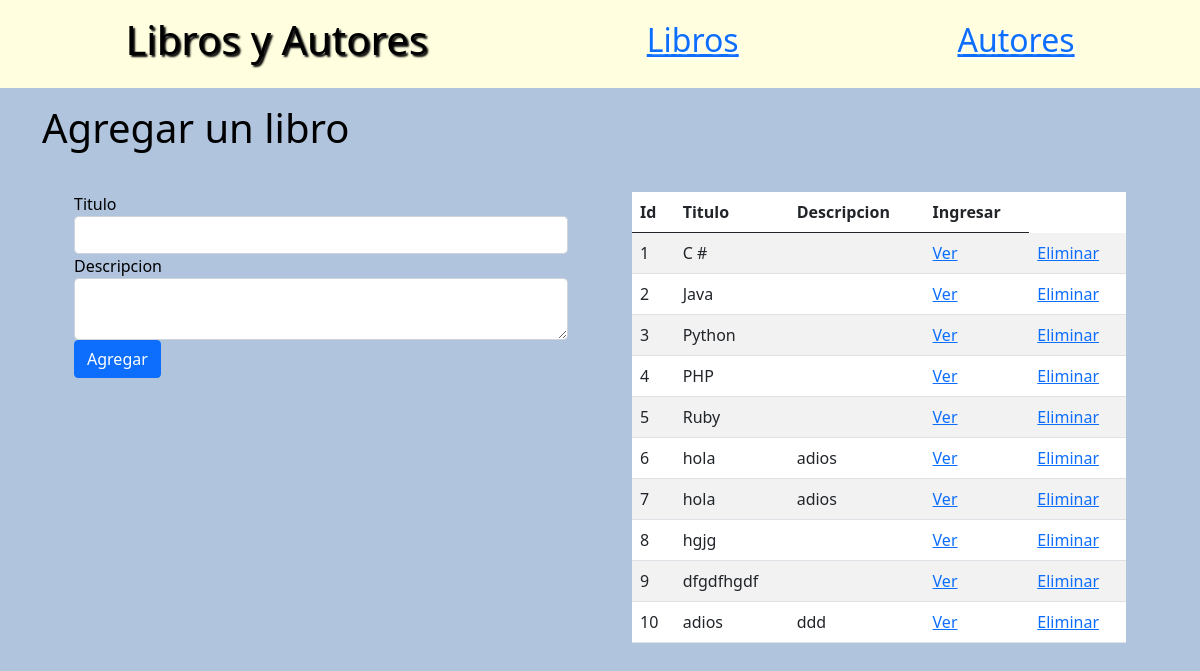
Before: / with the older database file.
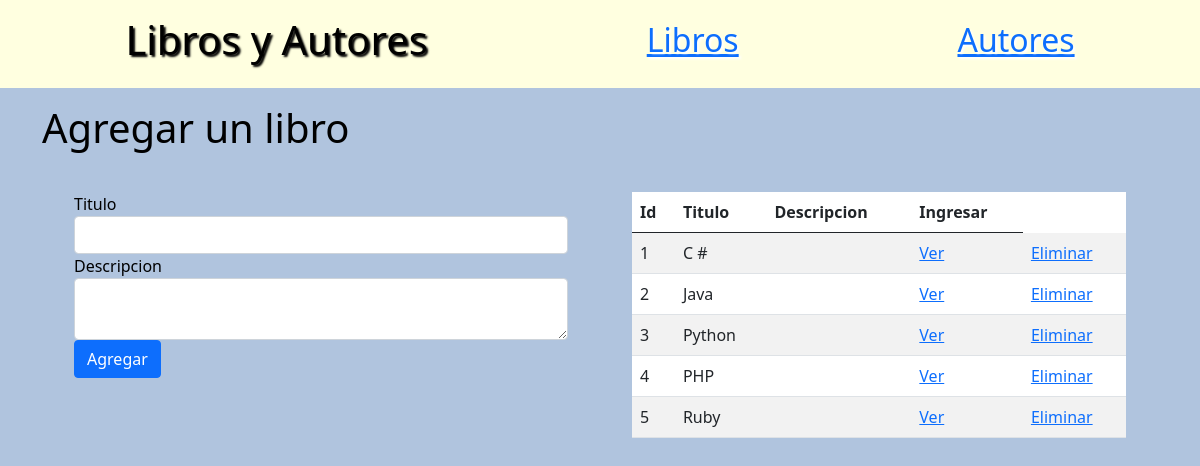
After: the same page with the newer database file.
### books_authors_app/models.py (models this page shows)
class Book(models.Model):
    title = models.CharField(max_length=255)
    desc = models.TextField()
    created_at = models.DateTimeField(auto_now_add=True)
    updated_at = models.DateTimeField(auto_now=True)

### books_authors_app/views.py (the view)
# urls.py: path('', views.index),
def index(request):
    context = {
        'books': Book.objects.all()
    }
    return render(request, 'books.html', context)

### books_authors_app/templates/books.html (shortened to what this page needs)
<!DOCTYPE html>
<html lang="en">
<head>
    <link href="https://cdn.jsdelivr.net/npm/bootstrap@5.0.2/dist/css/bootstrap.min.css" rel="stylesheet"
>
    {% load static %}
    <link rel="stylesheet" href="{%static 'css/misestilos.css' %}">
</head>
<body>
    <nav>
        <h1>Libros y Autores</h1>
        <a href="/">Libros</a>
        <a href="/authors">Autores</a>
    </nav>
    <div class="container">
        <h1>Agregar un libro</h1>
        <section class="split-screen">
            <form action="/books/create" method="POST">
                <div class="form-group">
                    <label for="title">Titulo</label>
                    <input type="text" name="title" id="title" class="form-control">
                </div>
                <div class="form-group">
                    <label for="desc">Descripcion</label>
                    <textarea name="desc" id="desc" class="form-control"></textarea>
                </div>
                <button class="btn btn-primary">Agregar</button>
            </form>
            <table class="table table-striped">
                <thead>
                    <tr>
                        <th>Id</th>
                        <th>Titulo</th>
                        <th>Descripcion</th>
                        <th>Ingresar</th>
                    </tr>
                </thead>
                <tbody>
                    {% for book in books %}
                    <tr>
                        <td>{{book.id}}</td>
                        <td>{{book.title}}</td>
                        <td>{{book.desc}}</td>
                        <td><a href="/books/{{book.id}}">Ver</a></td>
                        <td><a href="/books/{{book.id}}/delete">Eliminar</a></td>
                    </tr>
                    {% endfor %}
                </tbody>
            </table>
        </section>
    </div>
</body>
</html>

### books_authors_app/static/css/misestilos.css (style rules this page uses)
body { background-color: lightsteelblue; }
h1,h2,h3,h4,h5,p,label { color:rgb(0, 0, 0); }
nav { background: lightyellow; display:flex; justify-content: space-around; margin-bottom: 1em; padding: 1em; }
nav > h1 { text-shadow: 2px 2px 2px black; }
nav > a { font-size: 2rem; text-shadow: 2px 2px 2px white; }
section.split-screen { display: flex; justify-content: space-evenly; }
section.split-screen > * { width: 50%; margin: 2em ; }
table { background-color: white; }

Changed rows visible on the page:
removed Book: id "6", title "hola", desc "adios"
removed Book: id "7", title "hola", desc "adios"
removed Book: id "8", title "hgjg"
removed Book: id "9", title "dfgdfhgdf"
removed Book: id "10", title "adios", desc "ddd"
